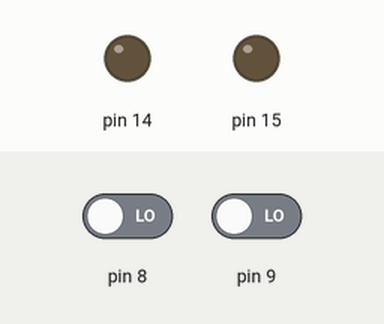
This sketch was run on a simulated Arduino Uno, built with avr-gcc and run on an emulated ATmega328P. Parts: output pins drawn as LEDs (lit = HIGH). Inputs (shaded band) come from the test bench; at power-on: pin 8 LOW, pin 9 LOW.

Above: at 0.8 s.
0.9 s: pin 8 driven HIGH
At 2.1 s:
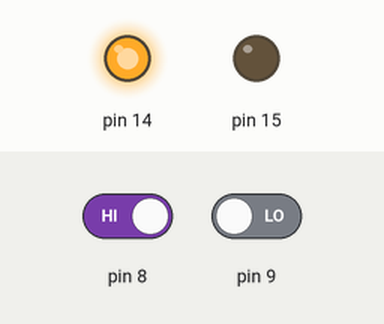
2.4 s: pin 9 driven HIGH
At 3.4 s:
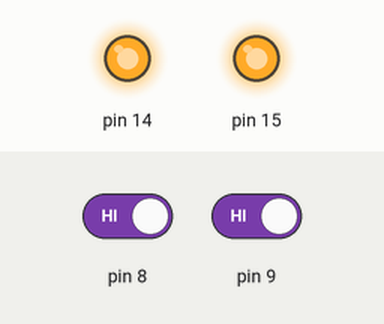
3.9 s: pin 8 driven LOW
At 4.5 s:
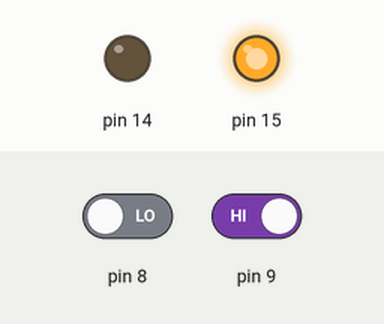
5.4 s: pin 9 driven LOW
At 6.8 s:
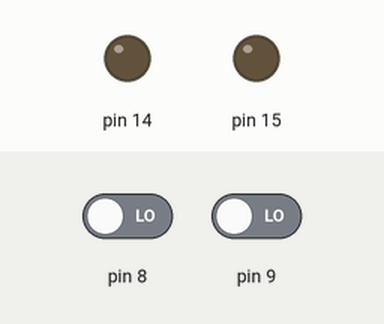
Timing chart, 0 to 7.9 s (numbered marks = the images above; inputs shaded):
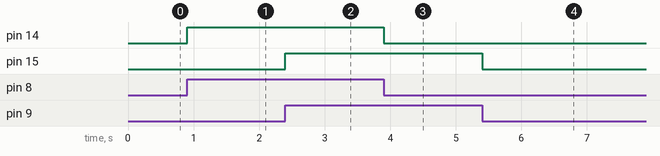

The sketch:

example-2.ino
```cpp
#define F_CPU 16000000UL

#include <avr/io.h>
#include <util/delay.h>

#ifndef PIN_MACROS_H
#define PIN_MACROS_H

#define PIN_SET(REG, PIN) REG |= (1 << PIN)
#define PIN_UNSET(REG, PIN) REG &= ~(1 << PIN)
#define PIN_TOGGLE(REG, PIN) REG ^= (1 << PIN)
#define PIN_READ(REG, PIN) ((REG & (1 << PIN)) >> PIN)

#endif

int main(void)
{
  PIN_UNSET(DDRB, PB0);
  PIN_UNSET(DDRB, PB1);

  PIN_SET(DDRC, PC0);
  PIN_SET(DDRC, PC1);

  PIN_UNSET(PORTC, PC0);
  PIN_UNSET(PORTC, PC1);

  while (1)
  {

    if (PIN_READ(PINB, PB0))
    {
      PIN_SET(PORTC, PC0);
    }
    else
    {
      PIN_UNSET(PORTC, PC0);
    }

    if (PIN_READ(PINB, PB1))
    {
      PIN_SET(PORTC, PC1);
    }
    else
    {
      PIN_UNSET(PORTC, PC1);
    }
  }

  return 0;
}
```

Measured:
- after the input at 0.9 s, pin 14: LOW → HIGH at once
- after the input at 2.4 s, pin 15: LOW → HIGH at once
- after the input at 3.9 s, pin 14: HIGH → LOW at once
- after the input at 5.4 s, pin 15: HIGH → LOW at once
